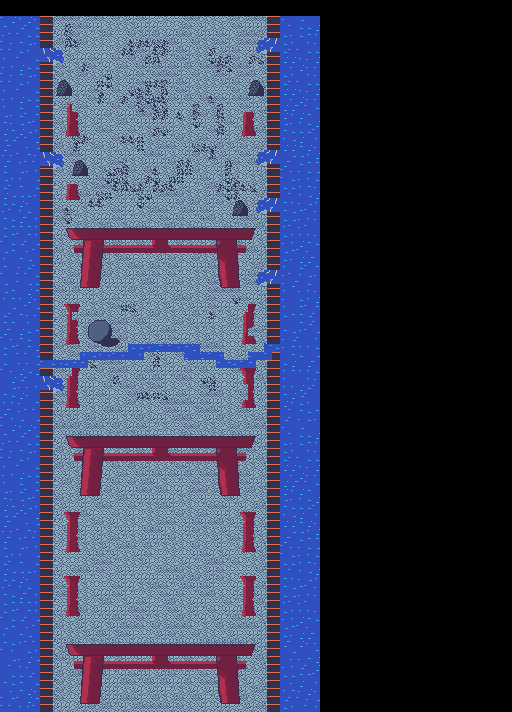

This is a level from a 2D game, rendered from its Tiled map with the project's own tilesets. A one-line summary and the map file follow, with tile-layer data summarised:
An orthogonal 64x89 tile map with 8x8 px tiles, 2 tile layers (Tile Layer 1, Tile Layer 2) and 2 objects (red_seal, hero_start).

<map version="1.5" tiledversion="1.7.2" orientation="orthogonal" renderorder="right-down" width="64" height="89" tilewidth="8" tileheight="8" infinite="0" nextlayerid="6" nextobjectid="7">
 <tileset firstgid="1" source="bridge2_tileset.tsx" />
 <layer id="1" name="Tile Layer 1" width="64" height="89">
  <data>[5696 cells, 4824 non-empty, 24 distinct tile ids]</data>
 </layer>
 <layer id="2" name="Tile Layer 2" width="64" height="89">
  <data>[5696 cells, 837 non-empty, 120 distinct tile ids]</data>
 </layer>
 <objectgroup id="3" name="objects">
  <object id="3" type="red_seal" x="160" y="480">
   <point />
  </object>
  <object id="6" name="hero" type="hero_start" x="160" y="680">
   <point />
  </object>
 </objectgroup>
</map>